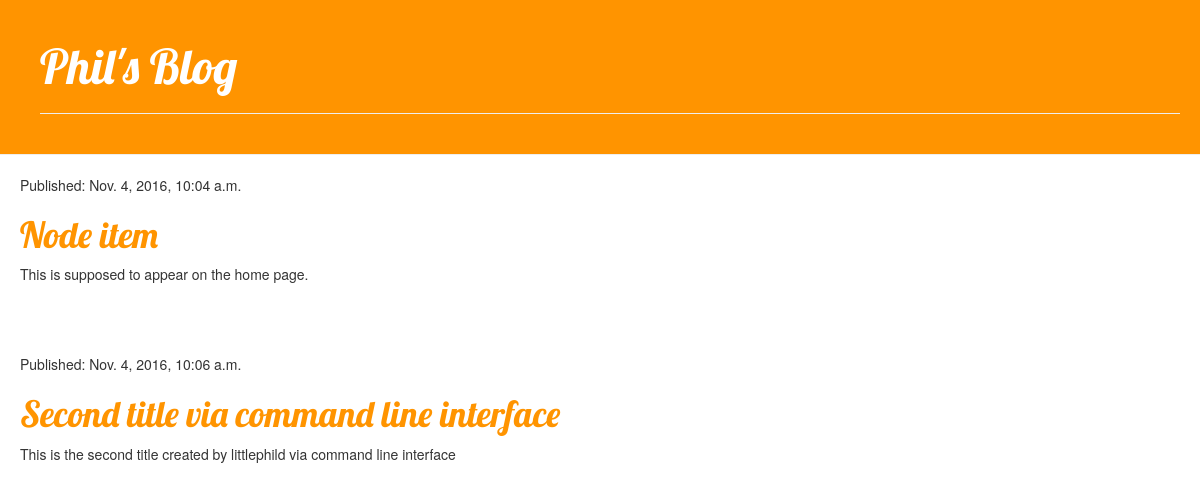
The page / on the database its author committed.
### blog/models.py (models this page shows, shortened)
class Post(models.Model):
    author = models.ForeignKey('auth.User')
    title  = models.CharField(max_length=200)
    text   = models.TextField()
    created_date = models.DateTimeField(default=timezone.now)
    published_date = models.DateTimeField(blank=True,null=True)

### blog/views.py (the view)
# urls.py: url(r'^$', views.post_list, name="post_list"),
def post_list(request):
    posts = Post.objects.filter(published_date__lte = timezone.now()).order_by('published_date')
    return render(request, "blog/post_list.html", {'posts': posts})

### blog/templates/blog/post_list.html (shortened to what this page needs)
{% load staticfiles %}
<html>
    <head>
        <link rel="stylesheet" text="text/css" href="{% static 'css/bootstrap.min.css' %}">
        <link rel="stylesheet" text="text/css" href="{% static 'css/bootstrap-theme.min.css' %}">
        <link rel="stylesheet"  text="text/css" href="{% static 'css/blog.css' %}">
        </head>
    <body>
        <div class="page-header">
            <h1><a href="#">Phil's Blog</a></h1>
            <hr>
        </div>
     {% for post in posts %}
        <div class="post">
            <p>Published: {{ post.published_date }}</p>
            <h1><a href="#">{{post.title}}</a></h1>
            <p>{{post.text|linebreaksbr}}</p>
        </div>
      {%  endfor %}
    </body>
</html>

### blog/static/css/blog.css (style rules this page uses)
.page-header { background-color: #ff9400; margin-top: 0; padding: 20px 20px 20px 40px; }
.page-header h1, .page-header h1 a, .page-header h1 a:visited, .page-header h1 a:active { color: #ffffff; font-size: 36pt; text-decoration: none; }
h1, h2, h3, h4 { font-family: 'Lobster', cursive; }
.post { margin-bottom: 70px; padding-left:20px; }
.post h1 a, .post h1 a:visited { color: #ff9400; }

### rows shown on the page
Post: published_date "Nov. 4, 2016, 10:04 a.m.", title "Node item", text "This is supposed to appear on the home page."
Post: published_date "Nov. 4, 2016, 10:06 a.m.", title "Second title via command line interface", text "This is the second title created by littlephild via command line interface"
